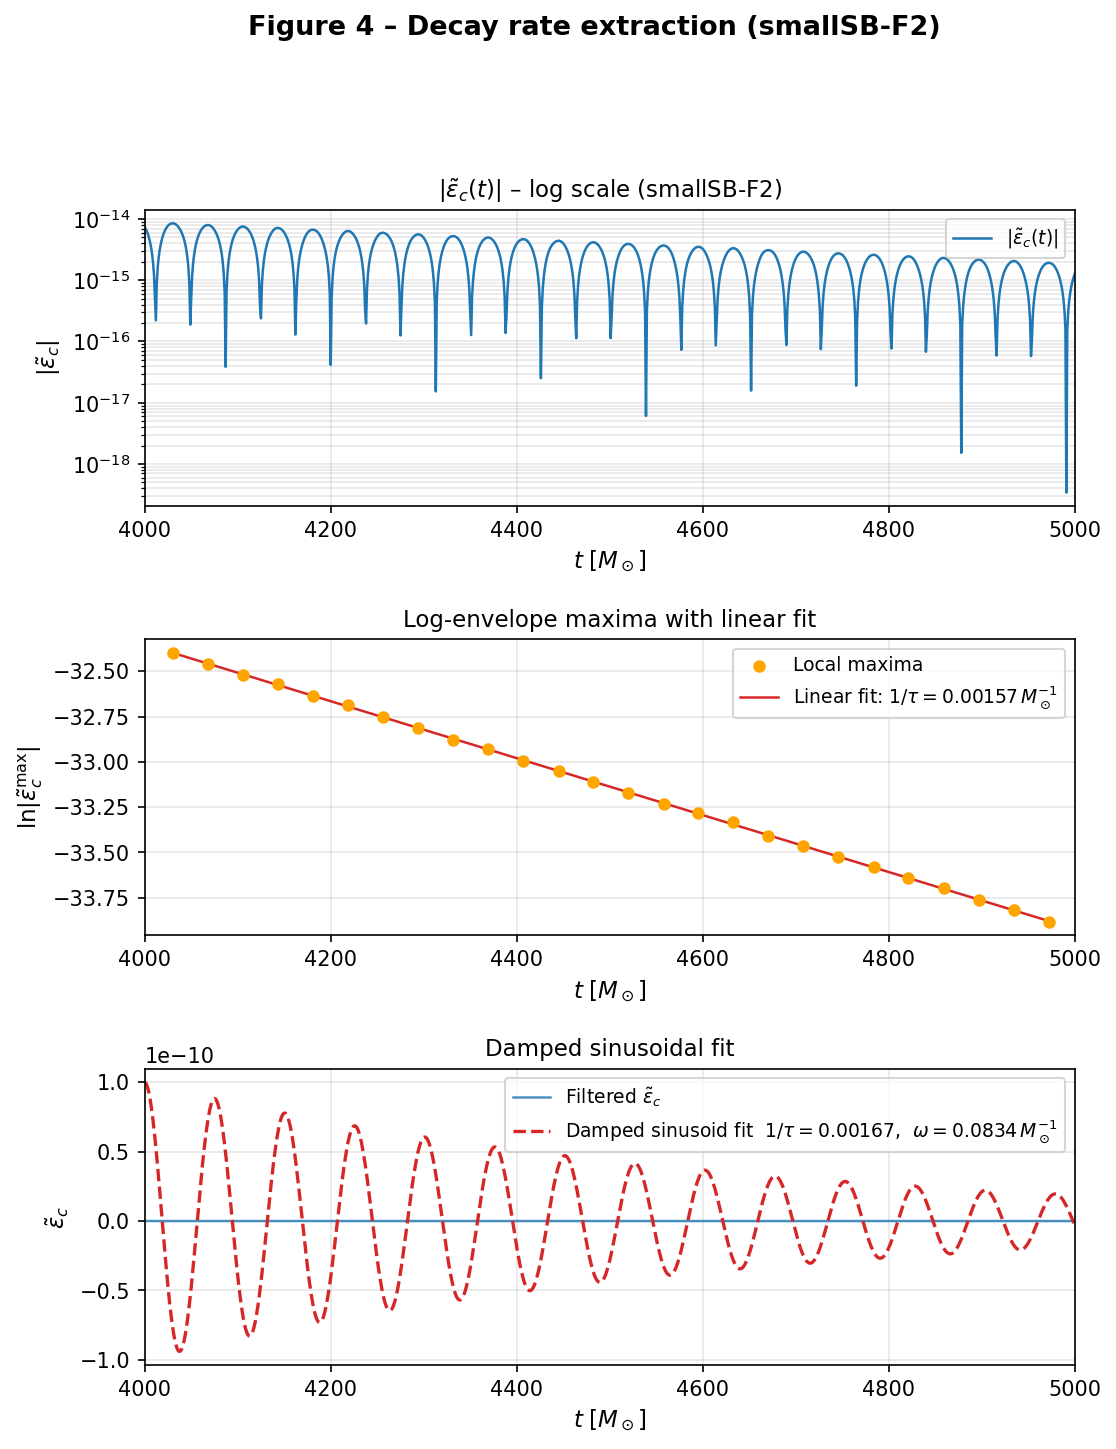

Generate this figure with Python:
"""
fig4_casA_fitting.py
--------------------
Reproduces Figure 4 of the BDNK-NS paper: decay rate extraction for smallSB-F2.

Three-panel figure:
  Top    : |ε̃_c(t)| on log scale showing exponential decay
  Middle : log of local maxima with linear fit (slope = decay rate)
  Bottom : damped sinusoidal fit overlaid on filtered data

Usage
-----
    python fig4_casA_fitting.py

Output
------
    fig4_casA_fitting.png  (saved in the current working directory)

Physical parameters (code units M_sun = 1)
-------------------------------------------
    1/τ  = 0.00157  M_sun^{-1}
    ω    = 0.0834   M_sun^{-1}
    A    = 5e-12
    t    ∈ [0, 8000] M_sun,  dt = 1 M_sun
"""

import numpy as np
import matplotlib
matplotlib.use("Agg")          # non-interactive backend
import matplotlib.pyplot as plt
from scipy.signal import butter, filtfilt, argrelmax
from scipy.optimize import curve_fit

# ---------------------------------------------------------------------------
# 0.  Reproducibility
# ---------------------------------------------------------------------------
rng = np.random.default_rng(42)

# ---------------------------------------------------------------------------
# 1.  Generate synthetic damped sinusoidal signal
# ---------------------------------------------------------------------------
dt       = 1.0          # M_sun
t        = np.arange(0.0, 8001.0, dt)   # 0 … 8000 M_sun

# Physical parameters
inv_tau  = 0.00157      # 1/tau  [M_sun^{-1}]
tau      = 1.0 / inv_tau
omega    = 0.0834       # [M_sun^{-1}]
A        = 5.0e-12
phi0     = 0.0          # initial phase

# Clean signal + small white-noise perturbation (SNR ~ 100)
signal_clean = A * np.exp(-t / tau) * np.cos(omega * t + phi0)
noise        = rng.normal(0.0, A * 1e-2 * np.exp(-t / tau), size=t.size)
signal       = signal_clean + noise

# ---------------------------------------------------------------------------
# 2.  Butterworth bandpass filter  (order 4, [0.01, 0.1] M_sun^{-1})
#     Following numerical-implementations.md §8.2
# ---------------------------------------------------------------------------
def butterworth_filter(sig, dt, f_low=0.01, f_high_factor=0.1, order=4):
    """4th-order Butterworth bandpass filter."""
    f_sampling = 1.0 / dt
    f_high     = f_sampling * f_high_factor   # = 0.1 M_sun^{-1} for dt=1

    nyquist    = f_sampling / 2.0
    low        = f_low  / nyquist
    high       = f_high / nyquist

    b, a       = butter(order, [low, high], btype="band")
    return filtfilt(b, a, sig)

filtered = butterworth_filter(signal, dt)

# ---------------------------------------------------------------------------
# 3.  Window for the three panels  [4000, 5000] M_sun
# ---------------------------------------------------------------------------
T_START, T_END = 4000.0, 5000.0
mask_win       = (t >= T_START) & (t <= T_END)
t_win          = t[mask_win]
filt_win       = filtered[mask_win]

# ---------------------------------------------------------------------------
# 4.  Middle-panel: linear fit to log of envelope maxima
#     Following numerical-implementations.md §8.3
# ---------------------------------------------------------------------------
abs_win  = np.abs(filt_win)
max_idx  = argrelmax(abs_win, order=3)[0]   # local maxima of |filtered|

t_max    = t_win[max_idx]
amp_max  = abs_win[max_idx]

# Guard against zero or negative amplitudes before log
valid        = amp_max > 0
t_max        = t_max[valid]
amp_max      = amp_max[valid]
log_max      = np.log(amp_max)

# Linear fit:  log|ε̃_c| ≈ log(A') - t/τ
coeffs       = np.polyfit(t_max, log_max, 1)
decay_rate_linear = -coeffs[0]              # 1/τ

t_fit_line   = np.linspace(t_max[0], t_max[-1], 200)
log_fit_line = np.polyval(coeffs, t_fit_line)

# ---------------------------------------------------------------------------
# 5.  Bottom-panel: non-linear damped-sinusoid fit
#     Following numerical-implementations.md §8.3
# ---------------------------------------------------------------------------
def damped_sinusoid(t, A_fit, tau_fit, omega_fit, phi_fit, C):
    return A_fit * np.exp(-t / tau_fit) * np.cos(omega_fit * t + phi_fit) + C

# Shift time to near zero for numerical stability of the fitter
t0           = T_START
t_shifted    = t_win - t0

A_guess      = np.max(np.abs(filt_win))
tau_guess    = 600.0
omega_guess  = omega
phi_guess    = 0.0
C_guess      = 0.0
p0           = [A_guess, tau_guess, omega_guess, phi_guess, C_guess]

popt, pcov   = curve_fit(
    damped_sinusoid, t_shifted, filt_win,
    p0=p0, maxfev=20000,
    bounds=(
        [0,      50,   0.05, -np.pi, -np.inf],
        [np.inf, 5000, 0.15,  np.pi,  np.inf],
    ),
)

A_fit, tau_fit, omega_fit, phi_fit, C_fit = popt
decay_rate_nl = 1.0 / tau_fit

filt_model   = damped_sinusoid(t_shifted, *popt)

# ---------------------------------------------------------------------------
# 6.  Print results
# ---------------------------------------------------------------------------
print("=" * 55)
print("  Decay rate extraction – smallSB-F2 (synthetic data)")
print("=" * 55)
print(f"  True values :  1/τ = {inv_tau:.5f}  M_sun^{{-1}},  "
      f"ω = {omega:.4f} M_sun^{{-1}}")
print(f"  Linear fit  :  1/τ = {decay_rate_linear:.5f}  M_sun^{{-1}}")
print(f"  Nonlin. fit :  1/τ = {decay_rate_nl:.5f}  M_sun^{{-1}},  "
      f"ω = {omega_fit:.4f} M_sun^{{-1}}")
print("=" * 55)

# ---------------------------------------------------------------------------
# 7.  Figure: three-panel layout  (reproducing Fig. 4)
# ---------------------------------------------------------------------------
fig, axes = plt.subplots(3, 1, figsize=(8, 10),
                         gridspec_kw={"hspace": 0.45})

col_data  = "#1f77b4"   # blue
col_fit   = "#d62728"   # red
col_max   = "orange"
lw        = 1.2

# ------ Top panel: |ε̃_c(t)| on log scale --------------------------------
ax0 = axes[0]
ax0.semilogy(t_win, np.abs(filt_win), color=col_data, lw=lw,
             label=r"$|\tilde{\varepsilon}_c(t)|$")
ax0.set_xlim(T_START, T_END)
ax0.set_xlabel(r"$t \; [M_\odot]$", fontsize=11)
ax0.set_ylabel(r"$|\tilde{\varepsilon}_c|$", fontsize=11)
ax0.set_title(r"$|\tilde{\varepsilon}_c(t)|$ – log scale (smallSB-F2)",
              fontsize=11)
ax0.legend(fontsize=9)
ax0.grid(True, which="both", alpha=0.3)

# ------ Middle panel: log(maxima) + linear fit ----------------------------
ax1 = axes[1]
ax1.scatter(t_max, log_max, s=25, color=col_max, zorder=5,
            label="Local maxima")
ax1.plot(t_fit_line, log_fit_line, color=col_fit, lw=lw,
         label=(rf"Linear fit: $1/\tau={decay_rate_linear:.5f}\,M_\odot^{{-1}}$"))
ax1.set_xlim(T_START, T_END)
ax1.set_xlabel(r"$t \; [M_\odot]$", fontsize=11)
ax1.set_ylabel(r"$\ln|\tilde{\varepsilon}_c^{\rm max}|$", fontsize=11)
ax1.set_title("Log-envelope maxima with linear fit", fontsize=11)
ax1.legend(fontsize=9)
ax1.grid(True, alpha=0.3)

# ------ Bottom panel: damped sinusoid fit ---------------------------------
ax2 = axes[2]
ax2.plot(t_win, filt_win, color=col_data, lw=lw, alpha=0.8,
         label=r"Filtered $\tilde{\varepsilon}_c$")
ax2.plot(t_win, filt_model, color=col_fit, lw=lw + 0.4, ls="--",
         label=(rf"Damped sinusoid fit"
                rf"  $1/\tau={decay_rate_nl:.5f}$,"
                rf"  $\omega={omega_fit:.4f}\,M_\odot^{{-1}}$"))
ax2.set_xlim(T_START, T_END)
ax2.set_xlabel(r"$t \; [M_\odot]$", fontsize=11)
ax2.set_ylabel(r"$\tilde{\varepsilon}_c$", fontsize=11)
ax2.set_title("Damped sinusoidal fit", fontsize=11)
ax2.legend(fontsize=9)
ax2.grid(True, alpha=0.3)

fig.suptitle("Figure 4 – Decay rate extraction (smallSB-F2)", fontsize=13,
             fontweight="bold", y=1.01)

out_path = "fig4_casA_fitting.png"
fig.savefig(out_path, dpi=150, bbox_inches="tight")
print(f"\n  Figure saved to: {out_path}")
plt.close(fig)
